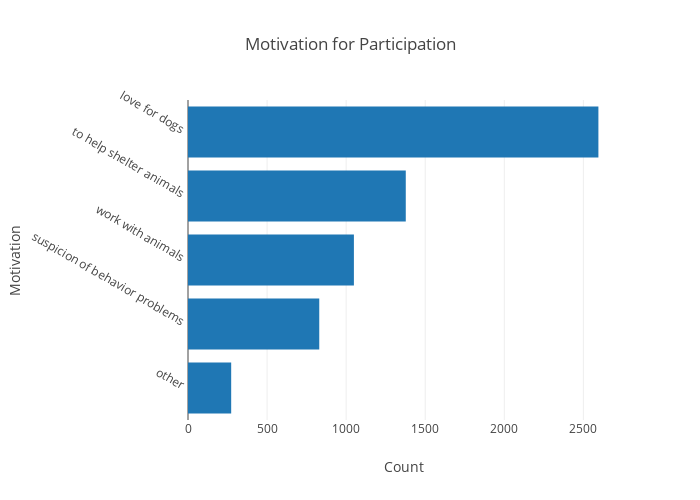

The cell this chart's notebook holds for it:
### Markdown cell above
### 4.1 Graphical representation of reasons for joining the study:

### Code cell
# Create the necessary dataframe.
query = ('SELECT question_reason_for_part_1, question_reason_for_part_2, '  
         'question_reason_for_part_3, question_reason_for_part_4, '
         'question_reason_for_part_5 FROM users')
df = pd.read_sql_query(query, con)
df.columns = ['love for dogs', 'to help shelter animals', 'suspicion of behavior problems',
              'work with animals', 'other']
for col in df:
    df[col] = pd.to_numeric(df[col])
    
# Create a bar graph to illustrate breakdown of responses.
sums = df.sum()
sums = sums.sort_values(ascending=True)
data = [go.Bar(y=sums.index.values,
               x=sums.values,
               orientation='h')]
layout = go.Layout(title="Motivation for Participation",
                   xaxis=dict(title='Count'),
                   yaxis=dict(title='Motivation',
                              automargin=True,
                              tickangle=30,
                              tickprefix=' ',
                              ticksuffix=' '),
                   width=700,
                   height=500)
fig = go.Figure(data=data, layout=layout)
py.iplot(fig)

# NOTE: This does not include a count of users who did not provide a reason.

### Figure 1 — Plotly figure (JSON) as saved in the notebook; plotly's stock layout.template omitted (floating-point values rounded to 4 significant figures)
{"data": [{"orientation": "h", "type": "bar", "x": [273, 830, 1049, 1377, 2595], "y": ["other", "suspicion of behavior problems", "work with animals", "to help shelter animals", "love for dogs"]}], "layout": {"height": 500, "title": "Motivation for Participation", "width": 700, "xaxis": {"title": "Count"}, "yaxis": {"automargin": true, "tickangle": 30, "tickprefix": " ", "ticksuffix": " ", "title": "Motivation"}}}
